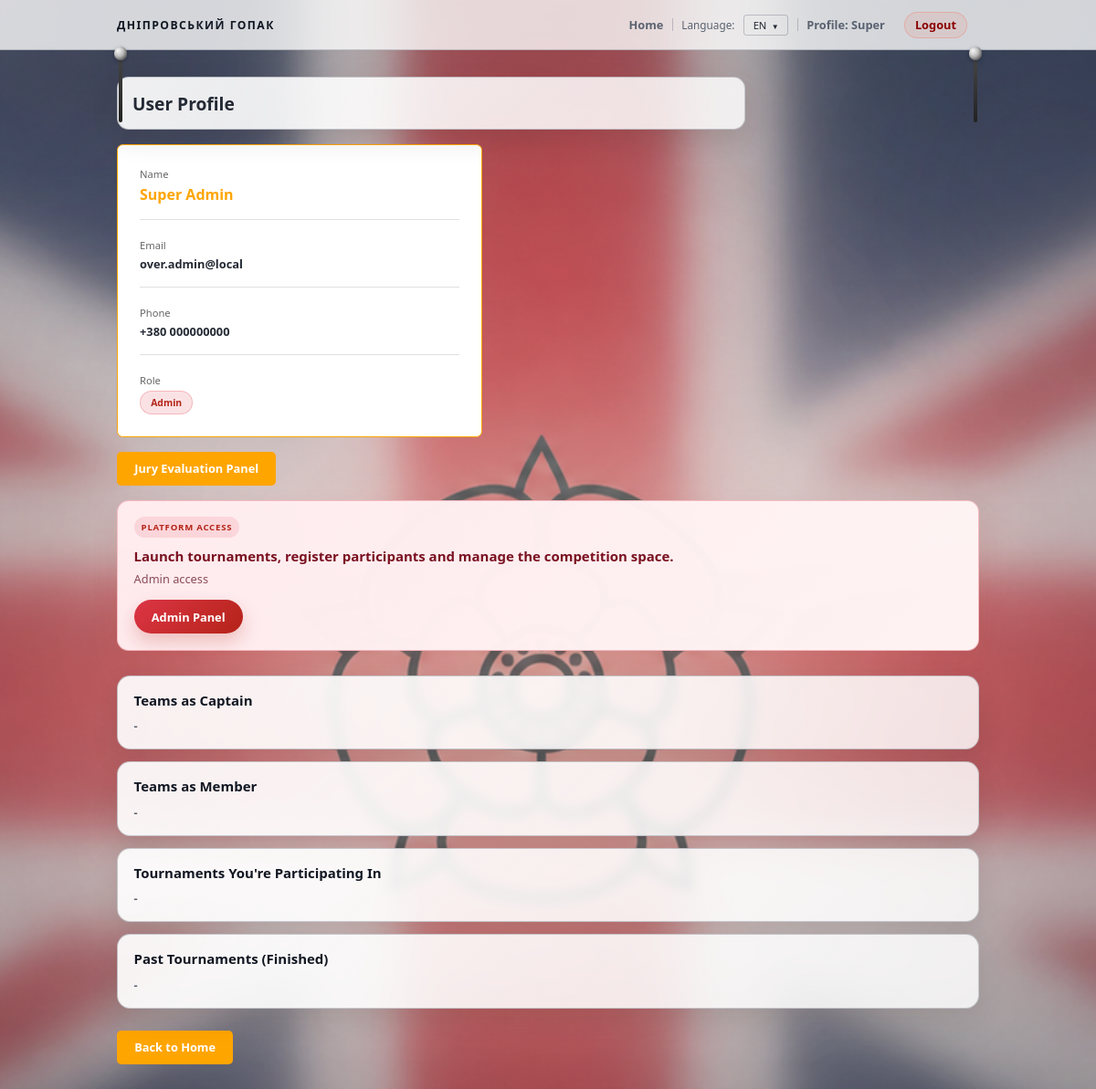
/user/1 (signed in), run on the app's committed database.
### Progect8/backend/models.py (models this page shows, shortened)
class User(db.Model):
    id = db.Column(db.Integer, primary_key=True)
    first_name = db.Column(db.String(120), nullable=False)
    last_name = db.Column(db.String(120), nullable=False)
    email = db.Column(db.String(200), unique=True, nullable=False)
    password_hash = db.Column(db.String(255), nullable=False, default='')
    phone_country_code = db.Column(db.String(10), nullable=False, default='+380')
    phone_number = db.Column(db.String(30), nullable=False, default='')
    age = db.Column(db.Integer)
    bio = db.Column(db.Text)
    role = db.Column(db.String(30), default='team')
    is_verified = db.Column(db.Boolean, default=False)
    verification_token = db.Column(db.String(64), unique=True, nullable=True)
    last_login_at = db.Column(db.DateTime, nullable=True)
    login_token = db.Column(db.String(64), unique=True, nullable=True)
    assigned_tournaments = db.relationship(
        'Tournament',
        secondary=tournament_jury_assignments,
        back_populates='assigned_juries',
        lazy='dynamic'
    )
    @property
    def phone_display(self):
        if self.phone_country_code and self.phone_number:
            return f"{self.phone_country_code} {self.phone_number}"
        return self.phone_number or ''

### Progect8/backend/admin.py (the view, shortened to what this page needs)
def user_profile(uid):
    u = User.query.get_or_404(uid)
    teams_captain = Team.query.filter_by(captain_id=u.id).all()
    teams_member = list(u.teams)
    participating = []
    past = []
    seen = set()
    return render_template(
        'profile.html',
        user=u,
        teams_captain=teams_captain,
        teams_member=teams_member,
        participating=participating,
        past=past,
        is_over_admin=is_over_admin(u)
    )

### Progect8/backend/app.py (called while the page is built)
@app.context_processor
def inject_user_processor():
    return inject_user()

@app.context_processor
def translation_processor():
    return translation()

### Progect8/backend/app_helpers.py (called while the page is built)
def get_current_user():
    uid = session.get('user_id')
    if uid:
        return db.session.get(User, uid)
    return None

def inject_user():
    return {'get_current_user': get_current_user}

### Progect8/backend/auth.py (called while the page is built)
def is_over_admin(user):
    return bool(user and user.email in (OVER_ADMIN_EMAIL, LEGACY_OVER_ADMIN_EMAIL))

### Progect8/backend/translations.py (called while the page is built)
def get_text(key, lang='en', **kwargs):
    if lang not in TRANSLATIONS:
        lang = 'en'
    text = TRANSLATIONS[lang].get(key, TRANSLATIONS['en'].get(key, key))
    if kwargs:
        try:
            return text.format(**kwargs)
        except Exception:
            return text
    return text

### Progect8/templates/profile.html (shortened to what this page needs)
{% extends 'base.html' %}
{% block content %}
  <h2>{{ t('user_profile') }}</h2>
  <div style="max-width: 500px; background: #ffffff; border: 2px solid #ffa500; padding: 30px; border-radius: 8px; margin-top: 20px;">
    <div style="margin-bottom: 25px; padding-bottom: 20px; border-bottom: 2px solid #e0e0e0;">
      <div style="font-size: 14px; color: #666; margin-bottom: 5px;">{{ t('name') }}</div>
      <div style="font-size: 20px; font-weight: 700; color: #ffa500;">{{ user.first_name }} {{ user.last_name }}</div>
    </div>
    <div style="margin-bottom: 25px; padding-bottom: 20px; border-bottom: 2px solid #e0e0e0;">
      <div style="font-size: 14px; color: #666; margin-bottom: 5px;">{{ t('email') }}</div>
      <div style="font-size: 16px; font-weight: 600;">{{ user.email }}</div>
    </div>
    {% if user.phone_display %}
      <div style="margin-bottom: 25px; padding-bottom: 20px; border-bottom: 2px solid #e0e0e0;">
        <div style="font-size: 14px; color: #666; margin-bottom: 5px;">{{ t('phone') }}</div>
        <div style="font-size: 16px; font-weight: 600;">{{ user.phone_display }}</div>
      </div>
    {% endif %}
    <div>
      <div style="font-size: 14px; color: #666; margin-bottom: 5px;">{{ t('role') }}</div>
      <div>
        <span style="display: inline-block; padding: 6px 14px; border-radius: 20px; font-weight: 600; font-size: 13px;
          {% if user.role == 'admin' %}background: rgba(220, 53, 69, 0.14); color: #b42318; border: 1px solid rgba(220, 53, 69, 0.24);
          {% elif user.role == 'jury' %}background: #fff3e0; color: #ef6c00;
          {% else %}background: #fff8e1; color: #f57c00;
          {% endif %}">
          {% if user.role == 'admin' %}
            {{ t('admin_short') }}
          {% elif user.role == 'jury' %}
            {{ t('jury_short') }}
          {% else %}
            {{ t('team') }}
          {% endif %}
        </span>
      </div>
    </div>
  </div>
  {% if get_current_user() and get_current_user().role in ['jury', 'admin'] %}
    <div style="margin-top: 20px;">
      <a href="/jury/evaluate" style="display: inline-block; padding: 12px 24px; background: #ffa500; color: white; text-decoration: none; border-radius: 6px; font-weight: 600;">{{ t('jury_evaluation_panel') }}</a>
    </div>
  {% endif %}
  {% if get_current_user() and get_current_user().role == 'admin' %}
    <div style="margin-top: 20px; padding: 22px; border-radius: 16px; border: 1px solid rgba(220, 53, 69, 0.28); background: linear-gradient(135deg, rgba(255, 236, 239, 0.98) 0%, rgba(255, 245, 245, 0.98) 100%); box-shadow: 0 18px 40px rgba(180, 35, 24, 0.08);">
      <span class="mini-label" style="display: inline-block; margin-bottom: 12px; padding: 6px 10px; border-radius: 999px; background: rgba(220, 53, 69, 0.12); color: #b42318; font-size: 12px; font-weight: 700; text-transform: uppercase; letter-spacing: 0.08em;">{{ t('platform_access') }}</span>
      <h3 style="margin: 0 0 8px 0; color: #7a1020;">{{ t('platform_panel_title') }}</h3>
      <p style="margin: 0 0 16px; color: #8a4b55; line-height: 1.5;">{{ t('admin_short') }} access</p>
      <a href="/admin" style="display: inline-block; padding: 12px 24px; background: linear-gradient(135deg, #dc3545 0%, #b42318 100%); color: white; text-decoration: none; border-radius: 999px; font-weight: 700; box-shadow: 0 12px 24px rgba(180, 35, 24, 0.22);">{{ t('admin_panel') }}</a>
    </div>
  {% endif %}
  <div class="profile-section-grid">
    <section class="profile-section-card">
      <h3>{{ t('teams_as_captain') }}</h3>
      {% if teams_captain %}
        <ul>
          {% for team in teams_captain %}
            <li>
              <a href="/tournament/{{ team.tournament_id }}">{{ team.name }}</a>
              {% if team.tournament.status == 'Registration' %}
                <a href="/edit_team_members/{{ team.id }}" style="margin-left:10px; display:inline-block; padding:6px 12px; background:#ffa500; color:white; text-decoration:none; border-radius:4px; font-size:90%;">{{ t('edit_composition') }}</a>
              {% endif %}
            </li>
          {% endfor %}
        </ul>
      {% else %}
        <p>-</p>
      {% endif %}
    </section>
    <section class="profile-section-card">
      <h3>{{ t('teams_as_member') }}</h3>
      {% if teams_member %}
        <ul>
          {% for team in teams_member %}
            <li>
              <a href="/tournament/{{ team.tournament_id }}">{{ team.name }}</a>
              {% if team.tournament.status == 'Registration' %}
                <a href="/edit_team_members/{{ team.id }}" style="margin-left:10px; display:inline-block; padding:6px 12px; background:#ffa500; color:white; text-decoration:none; border-radius:4px; font-size:90%;">{{ t('edit_composition') }}</a>
              {% endif %}
            </li>
          {% endfor %}
        </ul>
      {% else %}
        <p>-</p>
      {% endif %}
    </section>
    <section class="profile-section-card">
      <h3>{{ t('tournaments_participating') }}</h3>
      {% if participating %}
        <ul>
          {% for tour in participating %}
            <li><a href="/tournament/{{ tour.id }}">{{ tour.name }} - {{ translate_value(tour.status) }}</a></li>
          {% endfor %}
        </ul>
      {% else %}
        <p>-</p>
      {% endif %}
    </section>
    <section class="profile-section-card">
      <h3>{{ t('past_tournaments_finished') }}</h3>
      {% if past %}
        <ul>
          {% for tour in past %}
            <li>
              <a href="/tournament/{{ tour.id }}">{{ tour.name }} - {{ translate_value(tour.status) }}</a>
              <a href="/leaderboard/{{ tour.id }}" style="margin-left:10px; display:inline-block; padding:6px 12px; background:#ffa500; color:white; text-decoration:none; border-radius:4px; font-size:90%;">{{ t('leaderboard') }}</a>
            </li>
          {% endfor %}
        </ul>
      {% else %}
        <p>-</p>
      {% endif %}
    </section>
  </div>
  <div style="margin-top: 30px;">
    <a href="/" style="padding: 12px 24px; background: #ffa500; color: white; border-radius: 6px; text-decoration: none; font-weight: 600; display: inline-block;">{{ t('back_home') }}</a>
  </div>
{% endblock %}

### Progect8/templates/base.html (shortened to what this page needs)
<!doctype html>
<html lang="{{ lang }}">
  <head>
    <link rel="stylesheet" href="/static/css/main.css">
  </head>
  <body>
    <div class="page-shell">
      <div class="page-glow page-glow-left"></div>
      <div class="page-glow page-glow-right"></div>
      <nav class="topbar">
<div id="badge-team" class="topbar-badge-wrapper">
  <div class="topbar-badge-pin"></div>
  <div class="topbar-badge-rope"></div>
</div>
<div id="badge-members" class="topbar-badge-wrapper badge-second">
  <div class="topbar-badge-pin"></div>
  <div class="topbar-badge-rope"></div>
</div>
        <div class="topbar-inner">
          <div class="brand-mark-wrapper">
            <a href="/" class="brand-mark">{{ t('app_title') }}</a>
          </div>
          <div class="topbar-links">
            <a href="/">{{ t('home') }}</a>
            <span class="language-switcher">{{ t('language') }}:</span>
            <div class="dropdown topbar-dropdown">
              <button type="button" class="dropdown-toggle" aria-expanded="false">{{ lang|upper }}</button>
            </div>
            {% set _cur = get_current_user() %}
            {% if _cur %}
              <a href="/user/{{ _cur.id }}" class="profile-link" title="{{ t('profile_prefix') }}">{{ t('profile_prefix') }}: {{ _cur.first_name }}</a>
              <a href="/logout" class="logout-link">{{ t('logout') }}</a>
            {% else %}
              <a href="/login" class="auth-link auth-login">{{ t('login') }}</a>
              <a href="/register" class="auth-link auth-register">{{ t('register') }}</a>
            {% endif %}
          </div>
        </div>
      </nav>
      <div class="container">
        {% block content %}{% endblock %}
      </div>
    </div>
  </body>
</html>

### data on the page
User: first_name "Super", last_name "Admin", email "over.admin@local", phone_display "+380 000000000"

### other printed values
{{ t('app_title') }} "ДНІПРОВСЬКИЙ ГОПАК"
{{ t('home') }} "Home"
{{ t('language') }} "Language"
{{ lang|upper }} "EN"
{{ t('profile_prefix') }} "Profile"
{{ t('logout') }} "Logout"
{{ t('user_profile') }} "User Profile"
{{ t('name') }} "Name"
{{ t('email') }} "Email"
{{ t('phone') }} "Phone"
{{ t('role') }} "Role"
{{ t('admin_short') }} "Admin"
{{ t('jury_evaluation_panel') }} "Jury Evaluation Panel"
{{ t('platform_access') }} "PLATFORM ACCESS"
{{ t('platform_panel_title') }} "Launch tournaments, register participants and manage the competition space."
